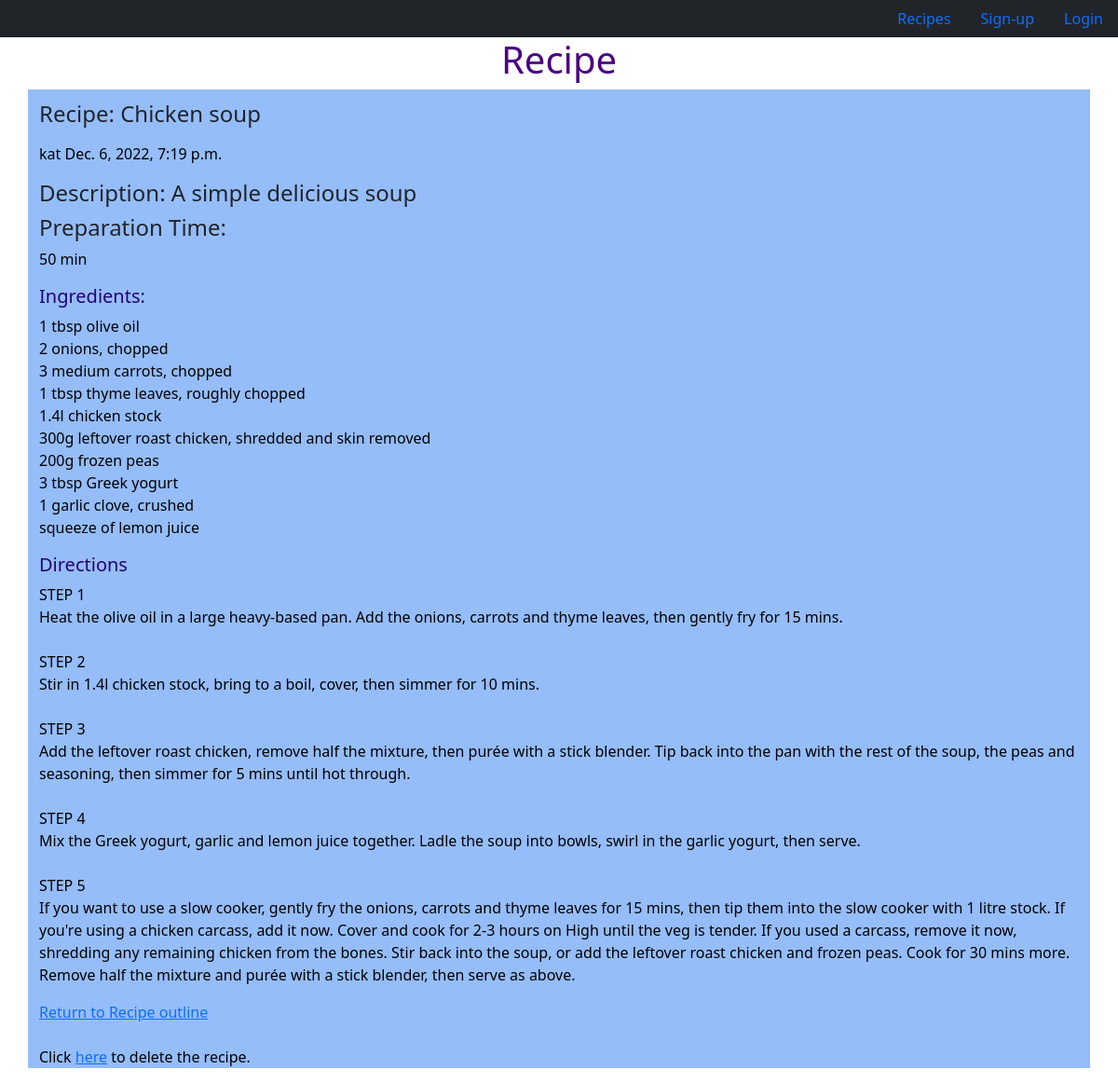
/recipe/3, run on the app's committed database.
### recipes/models.py (models this page shows, shortened)
class Recipe(models.Model):
    name = models.CharField(max_length=100, unique=True, blank=False)
    recipe_description = models.CharField(max_length=200)
    preparation = models.CharField(max_length=100)
    ingredient = models.TextField(max_length=600)
    directions = models.TextField()
    author = models.ForeignKey(User, on_delete=models.CASCADE, null=True)
    published = models.DateTimeField(auto_now=True)

### recipes/views.py (the view)
# urls.py: path('recipe/<int:pk>', views.fullview, name='recipes-full'),
def fullview(request, pk):
    model = models.Recipe
    recipe = get_object_or_404(model, pk=pk)
    return render(request, 'full_recipe.html', {'recipe': recipe})

### templates/full_recipe.html
{% extends 'base.html' %}
{% block content %}
{% load crispy_forms_tags %}
<h1>Recipe</h1>
    <div class="container blue-i">
    <h4>Recipe: {{ recipe.name }}</h4> <p><p>{{ recipe.author }} {{ recipe.published }}</p></p>
    <h4>Description: {{ recipe.recipe_description }}</h4>
    <h4>Preparation Time:</h4> <p>{{ recipe.preparation }}</p>
    <h5>Ingredients:</h5>
    <p class="prewrap">{{ recipe.ingredient }}</p>
    <h5>Directions</h5>
    <p class="prewrap">{{ recipe.directions }}</p>
    <a href="{% url 'recipe-home-pg' %}">Return to Recipe outline</a>
    <p class="mt-4">Click
        <a  href="{% url 'recipe-delete' recipe.id %}">here</a>
        to delete the recipe.
    </p>
    </div>
{% endblock content %}

### templates/base.html (shortened to what this page needs)
{% load static %}
<!DOCTYPE html>
<html lang="en">
<head>
    <link rel="stylesheet" href="{% static 'css/style.css' %}">
    <link href="https://cdn.jsdelivr.net/npm/bootstrap@5.0.1/dist/css/bootstrap.min.css" rel="stylesheet"
>
</head>
    <body>
      <ul class="nav justify-content-end bg-dark">
        <li class="nav-item">
          <a class="nav-link active hoover" aria-current="page" href="{% url 'recipe-home-pg' %}">Recipes</a>
        </li>
        {% if user.is_authenticated %}
        <li class="nav-item">
          <a class="nav-link active" aria-current="page" href="{% url 'recipes-add' %}">Add Recipes</a>
        </li>
          <li class="nav-item">
            <a class="nav-link" href="{% url 'account_logout' %}">Logout</a>
          </li>
        {% else %}
          <li class="nav-item">
            <a class="nav-link" href="{% url 'account_signup' %}">Sign-up</a>
          </li>
            <li class="nav-item">
          <a class="nav-link" href="{% url 'account_login' %}">Login</a>
            </li>
        {% endif %}
      </ul>
      <div>
      {% block content %}
      {% endblock content %}
      </div>
    </body>
</html>

### static/css/style.css (style rules this page uses)
body { background-color: #F9FAFC; }
.container { max-width: 1200px; width: 100%; padding-top: 1%; padding-right: 15px; padding-left: 15px; margin-right: auto; margin-left: auto; }
h1 { color: indigo; text-align: center; }
h5 { color:rgb(36, 1, 117); }
p { color: rgb(0, 0, 0); }
.bg-dark { background-color: #422e9d; }
.blue-i { background-color: rgb(149, 189, 250); }
.prewrap { white-space: pre-wrap; }

### data on the page
Recipe: name "Chicken soup", author "kat", published "Dec. 6, 2022, 7:19 p.m.", recipe_description "A simple delicious soup", preparation "50 min", ingredient "1 tbsp olive oil 2 onions, chopped 3 medium carrots, chopped 1 tbsp thyme leaves, roughly chopped 1.4l chicken stock 300g leftover roast chicken, shredded and skin removed 200g frozen peas 3 tbsp Greek yogurt 1 garlic clove, crushed squeeze of lemon juice", directions "STEP 1 Heat the olive oil in a large heavy-based pan. Add the onions, carrots and thyme leaves, then gently fry for 15 mins. STEP 2 Stir in 1.4l chicken stock, bring to a boil, cover, then simmer for 10 mins. STEP 3 Add the leftover roast chicken, remove half the mixture, then purée with a stick blender. Tip back into the pan with the rest of the soup, the peas and seasoning, then simmer for 5 mins until hot through. STEP 4 Mix the Greek yogurt, garlic and lemon juice together. Ladle the soup into bowls, swirl in the garlic yogurt, then serve. STEP 5 If you want to use a slow cooker, gently fry the onions, carrots and thyme leaves for 15 mins, then tip them into the slow cooker with 1 litre…"
